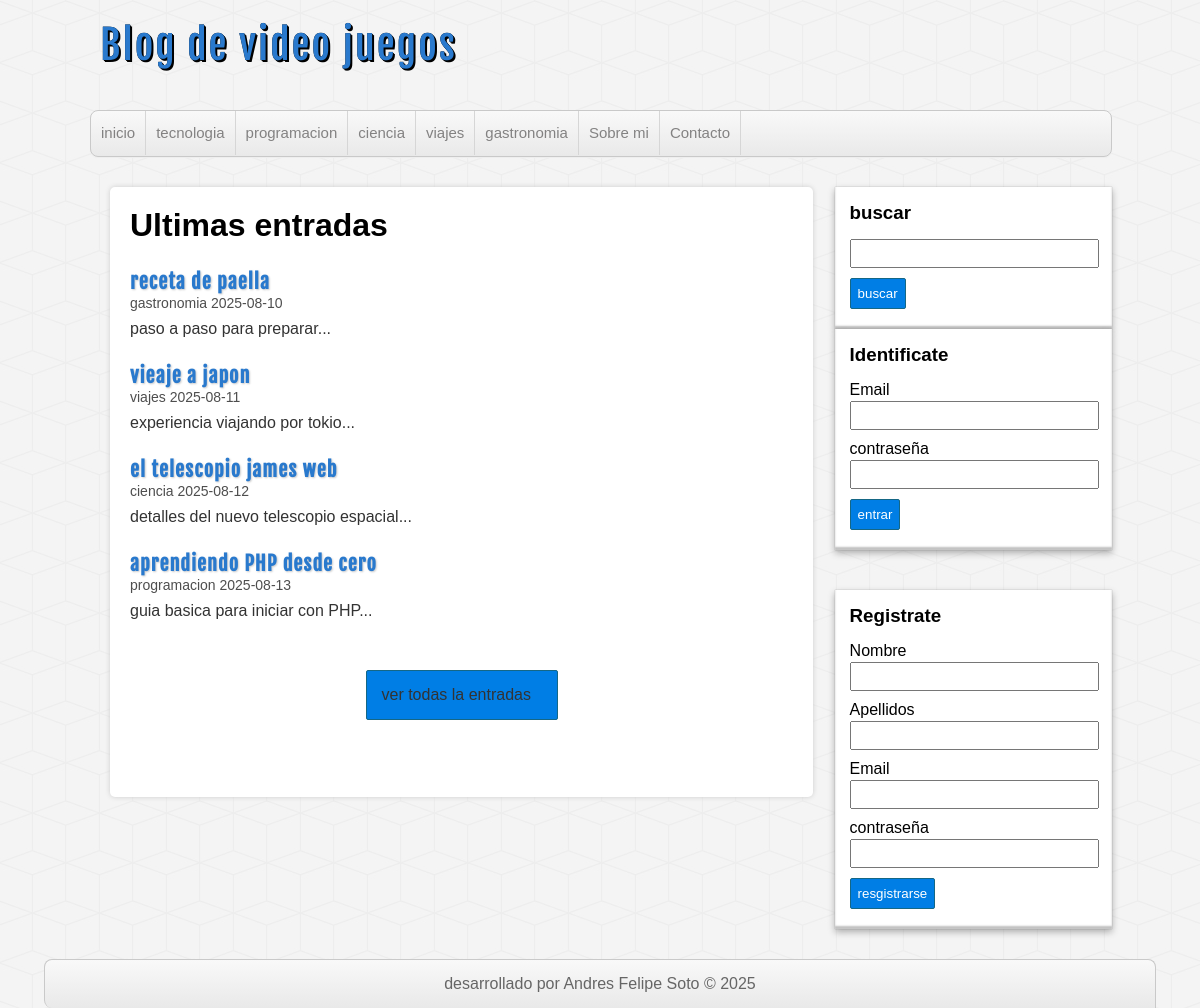
The page / on the database its author committed.
### tables this page shows
CREATE TABLE categorias(
id      int(255) auto_increment not null,
nombre  varchar(100),
CONSTRAINT pk_categorias PRIMARY KEY(id)
);

CREATE TABLE entradas(
id              int(255) auto_increment not null,
usuario_id      int(255) not null,
categoria_id    int(255) not null,
titulo          varchar(255) not null,
descripcion     MEDIUMTEXT,
fecha           date not null,
CONSTRAINT pk_entradas PRIMARY KEY(id),
CONSTRAINT fk_entrada_usuario FOREIGN KEY(usuario_id) REFERENCES usuarios(id),
CONSTRAINT fk_entrada_categoria FOREIGN KEY(categoria_id) REFERENCES categorias(id) ON DELETE NO ACTION
);

### includes/helpers.php (called while the page is built, shortened)
<?php
function conseguirCategorias($db){
    $sql = "SELECT * FROM categorias ORDER BY id ASC;";
    $categorias = mysqli_query($db,$sql);
    $resultado = [];
    if ($categorias && mysqli_num_rows($categorias)>=1) {
        $resultado = $categorias;
    }
    return $resultado;
}
function conseguirEntradas($db,$limit = null,$categoria = null,$busqueda = null){
    $sql = "SELECT e.*, c.nombre AS 'categoria' FROM entradas e ".
    "INNER JOIN categorias c ON e.categoria_id = c.id";
    $sql .=" ORDER BY e.id DESC";
    if ($limit) {
        $sql .= " LIMIT 4";
    }
    $entradas = mysqli_query($db,$sql);
    $resultado = [];
    if ($entradas && mysqli_num_rows($entradas)>=1) {
        $resultado = $entradas;
    }
    return $resultado;
}
?>

### index.php (the view)
<?php require_once'./includes/cabecera.php'?>
<?php require_once './includes/lateral.php'?>
    <div id="principal">
        <h1>Ultimas entradas</h1>
        <?php $entradas = conseguirEntradas($db,true);
            if (!empty($entradas)) :
                while ($entrada = mysqli_fetch_assoc($entradas)) :
                    ?>
                    <article class="entrada">
            <a href="entrada.php?id=<?= $entrada['id'] ?>">
                <h2><?= $entrada['titulo'] ?></h2>
                <span class="fecha"><?= $entrada['categoria'].' '.$entrada['fecha'] ?></span>
                <p>
                    <?= substr($entrada['descripcion'],0,180)."..." ?>
                </p>
            </a>
        </article>
            <?php endwhile; endif?>
        <div id="ver-todas">
            <a href="entradas.php">ver todas la entradas</a>
        </div>
    </div>
    <?php require_once './includes/pie.php'   ?>

### includes/cabecera.php (shortened to what this page needs)
<?php require_once 'conexion.php'?>
<?php require_once 'helpers.php' ?>
<!DOCTYPE html>
<html lang="es">
<head>
    <link rel="stylesheet" href="./assets/css/style.css">
</head>
<body>
    <header id="cabecera">
        <div id="logo">
            <a href="index.php">
                Blog de video juegos
            </a>
        </div>
        <nav id="menu">
            <ul>
                <li>
                    <a href="index.php">inicio</a>
                </li>
                <?php $categorias = conseguirCategorias($db);
                    if (!empty($categorias)) :
                while ($categoria = mysqli_fetch_assoc($categorias)) : ?>
                    <li>
                    <a href="categoria.php?id=<?=$categoria['id']?>"><?=$categoria['nombre'] ?></a>
                </li>
                <?php endwhile; endif ?>
                <li>
                    <a href="index.php">Sobre mi</a>
                </li>
                <li>
                    <a href="index.php">Contacto</a>
                </li>
            </ul>
        </nav>
    </header>
    <div id="contenedor">

### includes/lateral.php (shortened to what this page needs)
<aside id="sidebar">
<div id="buscador" class="bloque">
        <h3>buscar</h3>
        <form action="buscar.php" method="post">
            <input type="text" name="busqueda" id="">
            <input type="submit" value="buscar">
        </form>
    </div>
    <?php if (!isset($_SESSION['usuario'])) : ?>
    <div id="login" class="bloque">
        <h3>Identificate</h3>
        <form action="login.php" method="post">
            <label for="email">Email</label>
            <input type="email" name="email" id="email">
            <label for="password">contraseña</label>
            <input type="password" name="password" id="password">
            <input type="submit" value="entrar">
        </form>
    </div>
    <div id="register" class="bloque">
        <h3>Registrate</h3>
        <form action="registro.php" method="post">
            <label for="nombre">Nombre</label>
            <input type="text" name="nombre" id="nombre">
            <label for="apellidos">Apellidos</label>
            <input type="text" name="apellidos" id="apellidos">
            <label for="email">Email</label>
            <input type="email" name="email" id="email">
            <label for="password">contraseña</label>
            <input type="password" name="password" id="password">
            <input type="submit" name="submit" value="resgistrarse">
        </form>
    </div>
    <?php endif ?>
</aside>

### includes/pie.php (shortened to what this page needs)
</div>
<footer id="pie">
    <p>
        desarrollado por Andres Felipe Soto &copy; 2025
    </p>
</footer>
</body>
</html>

### assets/css/style.css (style rules this page uses)
* { margin: 0; padding: 0; font-family: sans-serif,helvetica,arial; text-decoration: none; }
body { background: url(../img/cubes.png) #f4f4f4; }
.fecha { color: #4e4e4e; margin-bottom: 5px; font-size: 14px; }
#cabecera { width: 85%; height: auto; background: transparent; margin: 0px auto; }
#logo { float: left; width: 540px; height: 110px; }
#logo a { font-family: "fajala",helvetica; font-size: 40px; letter-spacing: 2px; color: #2979CD; text-shadow: 0px 0px 0px black, 1px 1px 0px black,2px 2px 0px black; transition: all 500ms; line-height: 90px; margin-left: 10px; }
#menu { clear: both; width: 100%; background: linear-gradient(to bottom,#f9f9f9 0px,#e9e9e9 100%); height: 45px; border: 1px solid #c9c9c9; border-radius: 8px; box-shadow: 0px 1px 1px #eee ; overflow: hidden; }
#menu ul { list-style: none; }
#menu ul li { float: left; line-height: 44px; border-right: 1px solid #d6d6d6; }
#menu ul li a { display: block; padding-left: 10px; padding-right: 10px; font-size: 15px; color: #838282; }
#contenedor { width: 85%; height: auto; min-height: auto; margin: 0px auto; margin-top: 30px; margin-bottom: 30px; }
#login { margin-bottom: 40px; }
#sidebar { float: right; width: 27%; height: auto; }
.bloque { display: block; width: 90%; margin: 0px auto; background: white; padding: 15px; box-shadow: 0px 0px 1px rgb(0,0,0,0.3),0px 3px 7px rgb(0,0,0,0.3),0px 0px 1px #ffffff inset,0px -3px 2px rgb(0,0,0,0.25) inset; }
label, input[type="text"], input[type="email"], input[type="password"] { display: block; width: 95%; margin-top: 2px; margin-bottom: 2px; }
input[type="text"], input[type="email"], input[type="password"] { margin-bottom: 10px ; padding: 5px; }
input[type="button"], input[type="submit"], .boton { margin-top: 5px; margin-bottom: 5px; display: block; border-radius: 2px; color: white; background: #007ee5; border: 1px solid #156785; cursor: pointer; padding: 7px; }
.bloque h3 { margin-bottom: 15px; }
#principal a { color: #333; }
#principal { float: left; width: 65%; min-height: 570px; background: white; border-radius: 5px; box-shadow: 0px 0px 5px #ccc; margin-left: 20px; overflow: hidden; padding: 20px; }
#principal h2 { font-size: 20px; color: #2979CD; letter-spacing: 1px; font-family: "fajala"; text-shadow: 1px 1px 2px #ccc ; margin-top: 25px; }
#principal p { margin-top: 8px; }
#ver-todas { display: block; border-radius: 2px; padding: 15px; color: white; background: #007ee5; border: 1px solid #156785; cursor: pointer; width: 160px; margin: 0px auto; margin-top: 50px; }
#pie { width: 90%; clear: both; margin: 0px auto; background: linear-gradient(to bottom,#f9f9f9 0px,#e9e9e9 100%); border: 1px solid #c9c9c9; border-bottom: none; border-radius: 8px 8px 0px; color: #666; height: auto; padding: 15px; text-align: center; }

### rows shown on the page
categorias: nombre "tecnologia"
categorias: nombre "programacion"
categorias: nombre "ciencia"
categorias: nombre "viajes"
categorias: nombre "gastronomia"
entradas: titulo "receta de paella", categoria.nombre "gastronomia", fecha "2025-08-10", descripcion "paso a paso para preparar"
entradas: titulo "vieaje a japon", categoria.nombre "viajes", fecha "2025-08-11", descripcion "experiencia viajando por tokio"
entradas: titulo "el telescopio james web", categoria.nombre "ciencia", fecha "2025-08-12", descripcion "detalles del nuevo telescopio espacial"
entradas: titulo "aprendiendo PHP desde cero", categoria.nombre "programacion", fecha "2025-08-13", descripcion "guia basica para iniciar con PHP"
